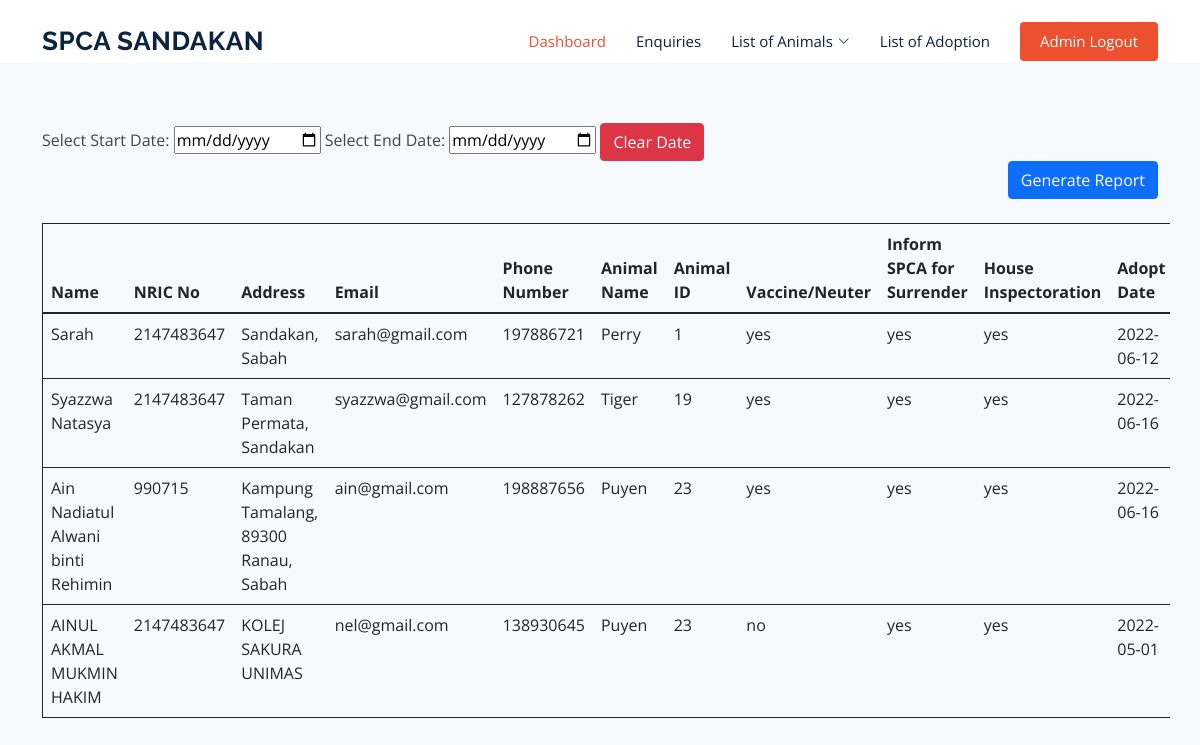
The app's page /list_of_adoptions.php with its own data.
### tables this page shows
CREATE TABLE `adoption` (
  `id_adoption` int(4) NOT NULL,
  `name` text NOT NULL,
  `nric` int(255) NOT NULL,
  `address` varchar(255) NOT NULL,
  `email` varchar(255) NOT NULL,
  `phone_num` int(255) NOT NULL,
  `animal_name` text NOT NULL,
  `animal_id` int(4) NOT NULL,
  `vax_neuter` text NOT NULL,
  `surrender` text NOT NULL,
  `inspectoration` text NOT NULL,
  `adopt_date` date NOT NULL
);

### list_of_adoptions.php (the view, shortened to what this page needs)
<?php
include("include/connection.php");
?>
<!DOCTYPE html>
<html lang="en">
<head>
  <link href="assets/vendor/animate.css/animate.min.css" rel="stylesheet">
  <link href="assets/vendor/aos/aos.css" rel="stylesheet">
  <link href="assets/vendor/bootstrap/css/bootstrap.min.css" rel="stylesheet">
  <link href="assets/vendor/bootstrap-icons/bootstrap-icons.css" rel="stylesheet">
  <link href="assets/vendor/boxicons/css/boxicons.min.css" rel="stylesheet">
  <link href="assets/vendor/glightbox/css/glightbox.min.css" rel="stylesheet">
  <link href="assets/vendor/remixicon/remixicon.css" rel="stylesheet">
  <link href="assets/vendor/swiper/swiper-bundle.min.css" rel="stylesheet">
  <link href="assets/css/style.css" rel="stylesheet">
</head>
<body>
   <header id="header" class="fixed-top">
    <div class="container d-flex align-items-center justify-content-between">
      <h1 class="logo"><a href="dashboard.php">SPCA SANDAKAN</a></h1>
      <nav id="navbar" class="navbar">
        <ul>
          	<li><a class="nav-link scrollto active" href="dashboard.php">Dashboard</a></li>
			<li><a class="nav-link scrollto" href="list_of_enquiry.php">Enquiries</a></li>
			<li class="dropdown"><a href="#"><span>List of Animals</span> <i class="bi bi-chevron-down"></i></a>
			</li>
          <li><a class="nav-link scrollto" href="list_of_adoptions.php">List of Adoption</a></li>
          <li><a class="getstarted scrollto" href="index.php">Admin Logout</a></li>
        </ul>
      </nav>
    </div>
	<section id="team" class="team section-bg">
		<div class="container" data-aos="fade-up">
			<div class="row">
					<form method = "post">
						<div>
							<label>Select Start Date:</label>
							<input type="date" name="dt" id="dt" required>
							<label>Select End Date:</label>
							<input type="date" name="dt2" id="dt2" required>
							<button onclick="document.getElementById('dt', 'dt2').value = ''" class="btn btn-danger">Clear Date</button>
							<div align ="right">
								<button type="submit" name="submit1" value="" class="btn btn-primary mb-4">Generate Report</button><br>
							</div>
						</div>
					</form>
					<?php
					if(isset($_POST["submit1"]))
					{
						?>
						<div style="overflow-y:scroll;height: 600px;">
							<table class="table border border-dark" id="table">
								<thead class="thead-secondary">
									<tr>
										<th scope="col">Name</th>
										<th scope="col">NRIC No</th>
										<th scope="col">Address</th>
										<th scope="col">Email</th>
										<th scope="col">Phone Number</th>
										<th scope="col">Animal Name</th>
										<th scope="col">Animal ID</th>
										<th scope="col">Vaccine/Neuter</th>
										<th scope="col">Inform SPCA for Surrender</th>
										<th scope="col">House Inspectoration</th>
										<th scope="col">Adopt Date</th>
									</tr>
								</thead>
								<tbody>
									<?php
									$result = mysqli_query($conn, "SELECT * FROM adoption WHERE (adopt_date>='$_POST[dt]' && adopt_date<='$_POST[dt2]')" );
									while($row = mysqli_fetch_assoc($result))
									{
									?>
									<tr>
										<td><?php echo $row['name']; ?></td>
										<td><?php echo $row['nric']; ?></td>
										<td><?php echo $row['address']; ?></td>
										<td><?php echo $row['email']; ?></td>
										<td><?php echo $row['phone_num']; ?></td>
										<td><?php echo $row['animal_name']; ?></td>
										<td><?php echo $row['animal_id']; ?></td>
										<td><?php echo $row['vax_neuter']; ?></td>
										<td><?php echo $row['surrender']; ?></td>
										<td><?php echo $row['inspectoration']; ?></td>
										<td><?php echo $row['adopt_date']; ?></td>
									</tr>
									<?php
									}?>
								</tbody>
							</table>
						</div>
						<?php
						}
						else
						{
						?>
						<br>
						<div style="overflow-y:scroll;height: 600px;">
							<table class="table border border-dark" id="table">
									<thead class="thead-secondary">
										<tr>
											<th scope="col">Name</th>
											<th scope="col">NRIC No</th>
											<th scope="col">Address</th>
											<th scope="col">Email</th>
											<th scope="col">Phone Number</th>
											<th scope="col">Animal Name</th>
											<th scope="col">Animal ID</th>
											<th scope="col">Vaccine/Neuter</th>
											<th scope="col">Inform SPCA for Surrender</th>
											<th scope="col">House Inspectoration</th>
											<th scope="col">Adopt Date</th>
										</tr>
									</thead>
									<tbody>
									<?php
										$result = mysqli_query($conn, "SELECT * FROM adoption");
										while($row = mysqli_fetch_array($result))
										{
										?>
										<tr>
											<td><?php echo $row['name']; ?></td>
											<td><?php echo $row['nric']; ?></td>
											<td><?php echo $row['address']; ?></td>
											<td><?php echo $row['email']; ?></td>
											<td><?php echo $row['phone_num']; ?></td>
											<td><?php echo $row['animal_name']; ?></td>
											<td><?php echo $row['animal_id']; ?></td>
											<td><?php echo $row['vax_neuter']; ?></td>
											<td><?php echo $row['surrender']; ?></td>
											<td><?php echo $row['inspectoration']; ?></td>
											<td><?php echo $row['adopt_date']; ?></td>
										</tr>
										<?php
										} ?>
									</tbody>
								</table>
						</div>
						<?php
					}
					?>
			</div>
		</div>
	</section>
</body>
</html>

### assets/css/style.css (style rules this page uses)
body { font-family: "Open Sans", sans-serif; color: #444444; }
a { color: #ed502e; text-decoration: none; }
h1, h2, h3, h4, h5, h6 { font-family: "Raleway", sans-serif; }
#header { background: #fff; transition: all 0.5s; z-index: 997; padding: 20px 0; }
#header .logo { font-size: 26px; margin: 0; padding: 0; line-height: 1; font-weight: 700; letter-spacing: 0.5px; text-transform: uppercase; }
#header .logo a { color: #0b2341; }
.navbar { padding: 0; }
.navbar ul { margin: 0; padding: 0; display: flex; list-style: none; align-items: center; }
.navbar li { position: relative; }
.navbar a, .navbar a:focus { display: flex; align-items: center; justify-content: space-between; padding: 10px 0 10px 30px; font-size: 15px; color: #0b2341; white-space: nowrap; transition: 0.3s; }
.navbar a i, .navbar a:focus i { font-size: 12px; line-height: 0; margin-left: 5px; }
.navbar a:hover, .navbar .active, .navbar .active:focus, .navbar li:hover > a { color: #ed502e; }
.navbar .getstarted, .navbar .getstarted:focus { background: #ed502e; padding: 8px 20px; margin-left: 30px; border-radius: 4px; color: #fff; }
section { padding: 60px 0; }
.section-bg { background-color: #f6f9fd; }

### records on screen
adoption: name "Sarah", nric "2147483647", address "Sandakan, Sabah", email "sarah@gmail.com", phone_num "197886721", animal_name "Perry", animal "1", vax_neuter "yes", surrender "yes", inspectoration "yes", adopt_date "2022-06-12"
adoption: name "Syazzwa Natasya", nric "2147483647", address "Taman Permata, Sandakan", email "syazzwa@gmail.com", phone_num "127878262", animal_name "Tiger", animal "19", vax_neuter "yes", surrender "yes", inspectoration "yes", adopt_date "2022-06-16"
adoption: name "Ain Nadiatul Alwani binti Rehimin", nric "990715", address "Kampung Tamalang, 89300 Ranau, Sabah", email "ain@gmail.com", phone_num "198887656", animal_name "Puyen", animal "23", vax_neuter "yes", surrender "yes", inspectoration "yes", adopt_date "2022-06-16"
adoption: name "AINUL AKMAL MUKMIN HAKIM", nric "2147483647", address "KOLEJ SAKURA UNIMAS", email "nel@gmail.com", phone_num "138930645", animal_name "Puyen", animal "23", vax_neuter "no", surrender "yes", inspectoration "yes", adopt_date "2022-05-01"
